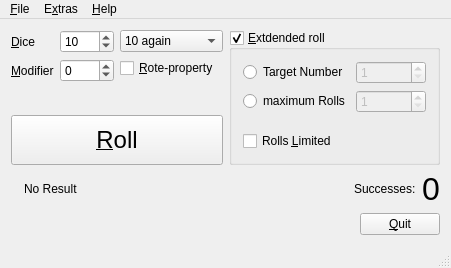
<?xml version="1.0" encoding="UTF-8"?>
<ui version="4.0">
 <class>MainWindow</class>
 <widget class="QMainWindow" name="MainWindow">
  <property name="geometry">
   <rect>
    <x>0</x>
    <y>0</y>
    <width>451</width>
    <height>268</height>
   </rect>
  </property>
  <property name="sizePolicy">
   <sizepolicy hsizetype="Minimum" vsizetype="Minimum">
    <horstretch>0</horstretch>
    <verstretch>0</verstretch>
   </sizepolicy>
  </property>
  <property name="windowTitle">
   <string>DiceRoller</string>
  </property>
  <widget class="QWidget" name="centralWidget">
   <layout class="QVBoxLayout" name="verticalLayout_4">
    <item>
     <layout class="QHBoxLayout" name="horizontalLayout_4">
      <item>
       <layout class="QVBoxLayout" name="verticalLayout">
        <item>
         <layout class="QHBoxLayout" name="horizontalLayout_2">
          <item>
           <layout class="QFormLayout" name="formLayout">
            <item row="0" column="0">
             <widget class="QLabel" name="label_diceNumber">
              <property name="text">
               <string>&amp;Dice</string>
              </property>
              <property name="buddy">
               <cstring>spinBox_pool</cstring>
              </property>
             </widget>
            </item>
            <item row="0" column="1">
             <widget class="QSpinBox" name="spinBox_pool">
              <property name="toolTip">
               <string>The number of dice for this pool without any Modifiers.</string>
              </property>
              <property name="minimum">
               <number>0</number>
              </property>
              <property name="maximum">
               <number>999</number>
              </property>
              <property name="value">
               <number>10</number>
              </property>
             </widget>
            </item>
            <item row="1" column="0">
             <widget class="QLabel" name="label">
              <property name="text">
               <string>&amp;Modifier</string>
              </property>
              <property name="buddy">
               <cstring>spinBox_modifier</cstring>
              </property>
             </widget>
            </item>
            <item row="1" column="1">
             <widget class="QSpinBox" name="spinBox_modifier">
              <property name="toolTip">
               <string>The Modifiers for this roll.</string>
              </property>
              <property name="minimum">
               <number>-99</number>
              </property>
             </widget>
            </item>
           </layout>
          </item>
          <item>
           <layout class="QVBoxLayout" name="verticalLayout_2">
            <item>
             <widget class="QComboBox" name="comboBox_xAgain">
              <property name="toolTip">
               <string>The reroll-property for this roll.</string>
              </property>
              <item>
               <property name="text">
                <string>10 again</string>
               </property>
              </item>
              <item>
               <property name="text">
                <string>9 again</string>
               </property>
              </item>
              <item>
               <property name="text">
                <string>8 again</string>
               </property>
              </item>
              <item>
               <property name="text">
                <string>no reroll</string>
               </property>
              </item>
              <item>
               <property name="text">
                <string>subtract 1s</string>
               </property>
              </item>
             </widget>
            </item>
            <item>
             <widget class="QCheckBox" name="checkBox_rote">
              <property name="toolTip">
               <string>Activate the Rote-ability (allowing you to reroll all unsuccessfule dice).</string>
              </property>
              <property name="text">
               <string>&amp;Rote-property</string>
              </property>
             </widget>
            </item>
            <item>
             <spacer name="verticalSpacer">
              <property name="orientation">
               <enum>Qt::Vertical</enum>
              </property>
              <property name="sizeHint" stdset="0">
               <size>
                <width>0</width>
                <height>0</height>
               </size>
              </property>
             </spacer>
            </item>
           </layout>
          </item>
         </layout>
        </item>
        <item>
         <spacer name="verticalSpacer_3">
          <property name="orientation">
           <enum>Qt::Vertical</enum>
          </property>
          <property name="sizeHint" stdset="0">
           <size>
            <width>0</width>
            <height>0</height>
           </size>
          </property>
         </spacer>
        </item>
        <item>
         <widget class="QPushButton" name="pushButton_roll">
          <property name="minimumSize">
           <size>
            <width>0</width>
            <height>50</height>
           </size>
          </property>
          <property name="font">
           <font>
            <pointsize>18</pointsize>
           </font>
          </property>
          <property name="toolTip">
           <string>Press Button to roll the dice.</string>
          </property>
          <property name="text">
           <string>&amp;Roll</string>
          </property>
          <property name="iconSize">
           <size>
            <width>32</width>
            <height>32</height>
           </size>
          </property>
         </widget>
        </item>
       </layout>
      </item>
      <item>
       <widget class="QGroupBox" name="groupBox_extended">
        <property name="toolTip">
         <string>Rolls an Extended Roll, gathering successes over multiple rolls of the pool.</string>
        </property>
        <property name="title">
         <string>&amp;Extdended roll</string>
        </property>
        <property name="checkable">
         <bool>true</bool>
        </property>
        <layout class="QVBoxLayout" name="verticalLayout_3">
         <item>
          <layout class="QGridLayout" name="gridLayout">
           <item row="0" column="1">
            <widget class="QSpinBox" name="spinBox_target">
             <property name="enabled">
              <bool>false</bool>
             </property>
             <property name="toolTip">
              <string>The target number for the extended roll.</string>
             </property>
             <property name="minimum">
              <number>1</number>
             </property>
             <property name="maximum">
              <number>9999</number>
             </property>
            </widget>
           </item>
           <item row="1" column="0">
            <widget class="QRadioButton" name="radioButton_maxRolls">
             <property name="text">
              <string>maximum Rolls</string>
             </property>
            </widget>
           </item>
           <item row="1" column="1">
            <widget class="QSpinBox" name="spinBox_maxRolls">
             <property name="enabled">
              <bool>false</bool>
             </property>
             <property name="toolTip">
              <string>The target number for the extended roll.</string>
             </property>
             <property name="minimum">
              <number>1</number>
             </property>
             <property name="maximum">
              <number>9999</number>
             </property>
            </widget>
           </item>
           <item row="0" column="0">
            <widget class="QRadioButton" name="radioButton_target">
             <property name="text">
              <string>Target Number</string>
             </property>
            </widget>
           </item>
          </layout>
         </item>
         <item>
          <spacer name="verticalSpacer_2">
           <property name="orientation">
            <enum>Qt::Vertical</enum>
           </property>
           <property name="sizeHint" stdset="0">
            <size>
             <width>0</width>
             <height>0</height>
            </size>
           </property>
          </spacer>
         </item>
         <item>
          <widget class="QCheckBox" name="checkBox_rollsLimited">
           <property name="toolTip">
            <string>Limits the roll to only so many rolls as you have dice in the pool (not counting any modifiers, be they positive or negative).</string>
           </property>
           <property name="text">
            <string>Rolls &amp;Limited</string>
           </property>
          </widget>
         </item>
        </layout>
       </widget>
      </item>
     </layout>
    </item>
    <item>
     <layout class="QHBoxLayout" name="horizontalLayout">
      <item>
       <widget class="QLabel" name="label_result">
        <property name="text">
         <string/>
        </property>
        <property name="pixmap">
         <pixmap>:/actions/actions/fileclose.png</pixmap>
        </property>
       </widget>
      </item>
      <item>
       <widget class="QLabel" name="label_resultText">
        <property name="text">
         <string>No Result</string>
        </property>
       </widget>
      </item>
      <item>
       <spacer name="horizontalSpacer">
        <property name="orientation">
         <enum>Qt::Horizontal</enum>
        </property>
        <property name="sizeHint" stdset="0">
         <size>
          <width>40</width>
          <height>20</height>
         </size>
        </property>
       </spacer>
      </item>
      <item>
       <widget class="QLabel" name="label_successes">
        <property name="text">
         <string>Successes:</string>
        </property>
       </widget>
      </item>
      <item>
       <widget class="QLabel" name="label_successesNumber">
        <property name="font">
         <font>
          <pointsize>24</pointsize>
         </font>
        </property>
        <property name="text">
         <string>0</string>
        </property>
       </widget>
      </item>
     </layout>
    </item>
    <item>
     <layout class="QHBoxLayout" name="horizontalLayout_3">
      <item>
       <spacer name="horizontalSpacer_4">
        <property name="orientation">
         <enum>Qt::Horizontal</enum>
        </property>
        <property name="sizeHint" stdset="0">
         <size>
          <width>40</width>
          <height>20</height>
         </size>
        </property>
       </spacer>
      </item>
      <item>
       <widget class="QPushButton" name="pushButton_quit">
        <property name="text">
         <string>&amp;Quit</string>
        </property>
       </widget>
      </item>
     </layout>
    </item>
   </layout>
  </widget>
  <widget class="QStatusBar" name="statusBar"/>
  <widget class="QMenuBar" name="menuBar">
   <property name="geometry">
    <rect>
     <x>0</x>
     <y>0</y>
     <width>451</width>
     <height>25</height>
    </rect>
   </property>
   <widget class="QMenu" name="menu_File">
    <property name="title">
     <string>&amp;File</string>
    </property>
    <addaction name="action_quit"/>
   </widget>
   <widget class="QMenu" name="menuHelp">
    <property name="title">
     <string>&amp;Help</string>
    </property>
    <addaction name="action_about"/>
    <addaction name="action_aboutQt"/>
   </widget>
   <widget class="QMenu" name="menuExtras">
    <property name="title">
     <string>E&amp;xtras</string>
    </property>
    <addaction name="action_houserules"/>
   </widget>
   <addaction name="menu_File"/>
   <addaction name="menuExtras"/>
   <addaction name="menuHelp"/>
  </widget>
  <action name="action_quit">
   <property name="text">
    <string>Quit</string>
   </property>
   <property name="toolTip">
    <string>Quit the program.</string>
   </property>
   <property name="shortcut">
    <string>Ctrl+Q</string>
   </property>
  </action>
  <action name="action_about">
   <property name="text">
    <string>About...</string>
   </property>
   <property name="toolTip">
    <string>About DiceRoller-WoD.</string>
   </property>
  </action>
  <action name="action_houserules">
   <property name="checkable">
    <bool>true</bool>
   </property>
   <property name="text">
    <string>&amp;Houserules</string>
   </property>
   <property name="toolTip">
    <string>The houserule of the programmes group will be used: In Extended rolls, an exceptional success is achieved, whenever any roll during the process shows 5 successes or more.</string>
   </property>
  </action>
  <action name="action_aboutQt">
   <property name="text">
    <string>About Qt...</string>
   </property>
  </action>
 </widget>
 <layoutdefault spacing="6" margin="11"/>
 <tabstops>
  <tabstop>spinBox_pool</tabstop>
  <tabstop>spinBox_modifier</tabstop>
  <tabstop>comboBox_xAgain</tabstop>
  <tabstop>checkBox_rote</tabstop>
  <tabstop>groupBox_extended</tabstop>
  <tabstop>checkBox_rollsLimited</tabstop>
 </tabstops>
 <resources/>
 <connections>
  <connection>
   <sender>action_quit</sender>
   <signal>activated()</signal>
   <receiver>MainWindow</receiver>
   <slot>close()</slot>
   <hints>
    <hint type="sourcelabel">
     <x>-1</x>
     <y>-1</y>
    </hint>
    <hint type="destinationlabel">
     <x>217</x>
     <y>135</y>
    </hint>
   </hints>
  </connection>
  <connection>
   <sender>pushButton_quit</sender>
   <signal>clicked()</signal>
   <receiver>MainWindow</receiver>
   <slot>close()</slot>
   <hints>
    <hint type="sourcelabel">
     <x>510</x>
     <y>295</y>
    </hint>
    <hint type="destinationlabel">
     <x>199</x>
     <y>146</y>
    </hint>
   </hints>
  </connection>
  <connection>
   <sender>radioButton_target</sender>
   <signal>toggled(bool)</signal>
   <receiver>spinBox_target</receiver>
   <slot>setEnabled(bool)</slot>
   <hints>
    <hint type="sourcelabel">
     <x>386</x>
     <y>77</y>
    </hint>
    <hint type="destinationlabel">
     <x>463</x>
     <y>64</y>
    </hint>
   </hints>
  </connection>
  <connection>
   <sender>radioButton_maxRolls</sender>
   <signal>toggled(bool)</signal>
   <receiver>spinBox_maxRolls</receiver>
   <slot>setEnabled(bool)</slot>
   <hints>
    <hint type="sourcelabel">
     <x>402</x>
     <y>106</y>
    </hint>
    <hint type="destinationlabel">
     <x>468</x>
     <y>106</y>
    </hint>
   </hints>
  </connection>
 </connections>
</ui>
